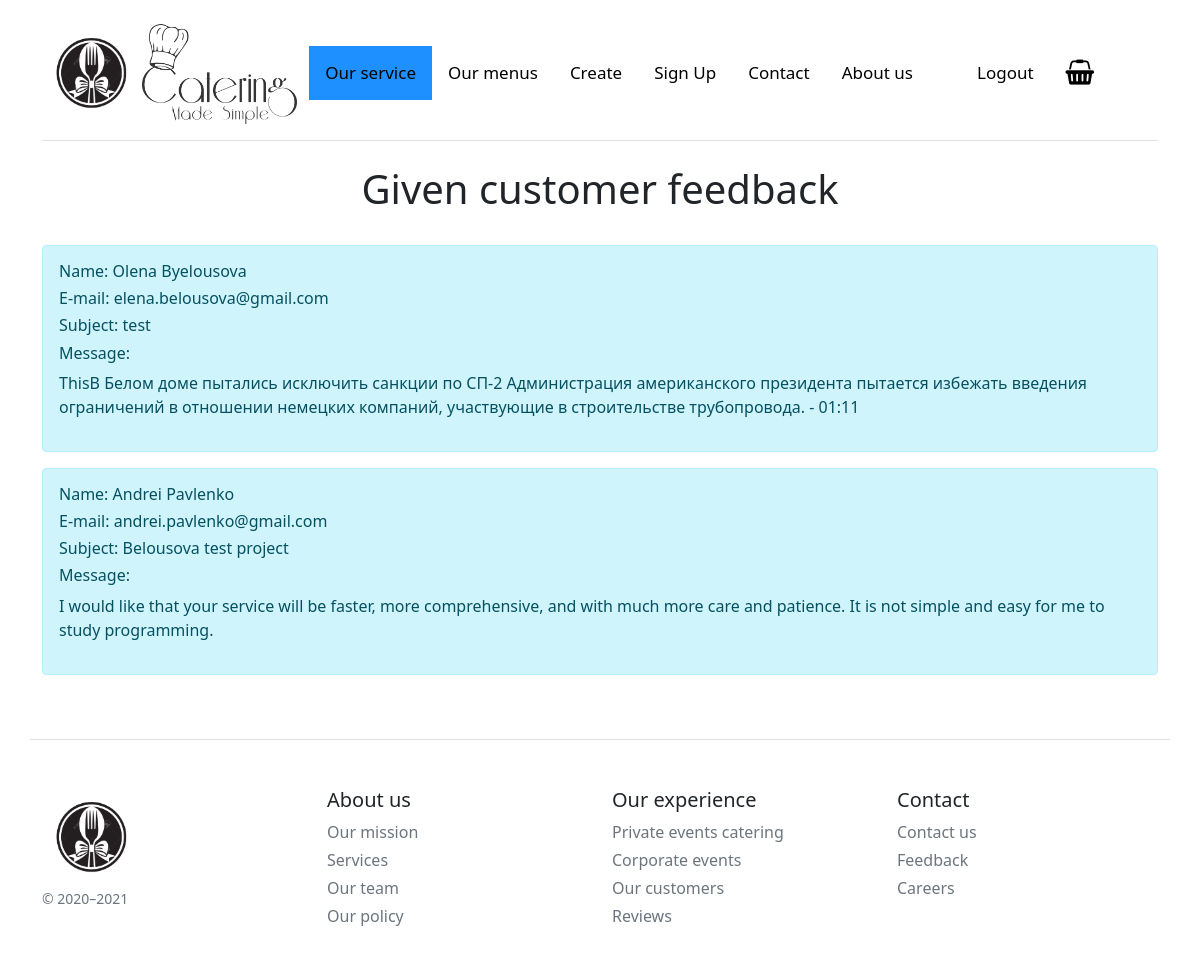
The page /feedback on the database as committed earlier.
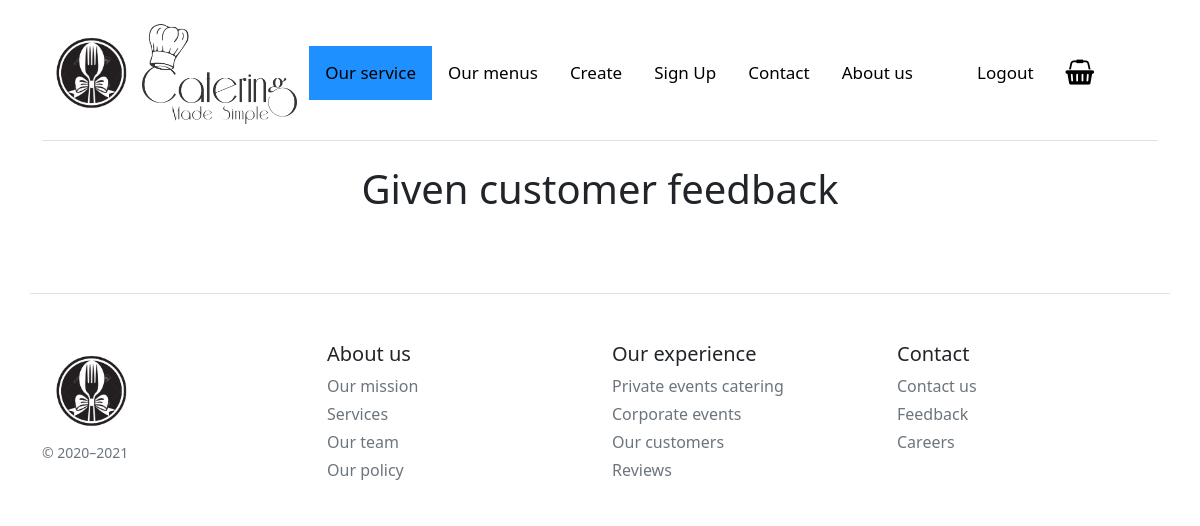
The same page on the database as committed later.
### app.py (models this page shows, shortened)
class Contacts(db.Model):
    id = db.Column(db.Integer, primary_key=True)
    name = db.Column(db.String(100), primary_key=False)
    email = db.Column(db.String(100), nullable=False)
    subject = db.Column(db.String(300), nullable=False)
    message = db.Column(db.Text(300), nullable=False)
    updatetime = db.Column(db.Date, default=datetime.utcnow)

### app.py (the view)
@app.route('/feedback')
def feedbakreading():
    contacts = Contacts.query.all();
    return render_template("feedback.html", contacts = contacts)

### templates/feedback.html (shortened to what this page needs)
{% extends "base.html" %}
{% block body%}
<body>
<div class = "headerMenuList">
    <div class = "container">
        <h1 class="fw-light">Given customer feedback</h1>
        <br>
    {%  for el in contacts %}
    <div class ="alert alert-info" style ="text-align: left">
        <h6>Name:  {{el.name}}</h6>
        <h6>E-mail:  {{el.email}}</h6>
        <h6>Subject: {{el.subject}}</h6>
        <h6>Message: </h6><p>{{el.message}}</p>
    </div>
    {% endfor %}
    </div>
</div>
</body>
{% endblock %}

Rows that differ between the two databases and show on the page:
removed Contacts: name "Olena Byelousova", email "elena.belousova@gmail.com", subject "test", message "ThisВ Белом доме пытались исключить санкции по СП-2 Администрация американского президента пытается избежать введения ограничений в отношении немецких компаний, участвующие в строительстве трубопровода. - 01:11"
removed Contacts: name "Andrei Pavlenko", email "andrei.pavlenko@gmail.com", subject "Belousova test project", message "I would like that your service will be faster, more comprehensive, and with much more care and patience. It is not simple and easy for me to study programming."
